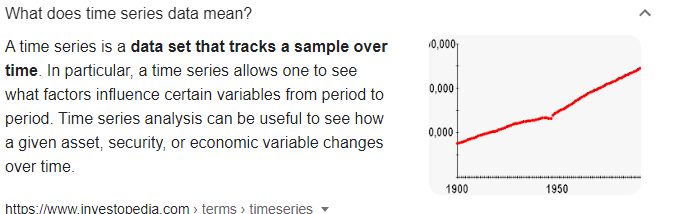
#> input picture 3-Advanced/Study Matrials Complex Problem28/image.png, 680 x 214 px, found by its file name
$ python complex_problem28.py
#> lines starting #> are read from the running program, lines starting #| are printed output that depends on the picture
"""
complex_problem28:

Write a Python Program to Rotate an image

"""

from PIL import Image

img = Image.open("E:/bulding/python_exercises/3-Advanced/Study Matrials Complex Problem28/image.png")
#> img is the input picture: PIL image 680x214 RGBA; mean R, G, B, A 240.5, 239.7, 239.8, 255
angle = int(input("Enter a angle"))
#> the answer given: 3
rotated_img = img.rotate(angle)
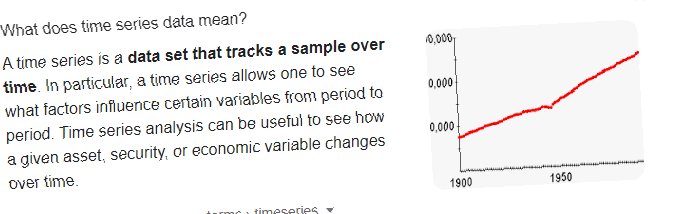
#> rotated_img: PIL image 680x214 RGBA; mean R, G, B, A 230.2, 229.3, 229.4, 243.7; transparent parts drawn white
rotated_img.show()
